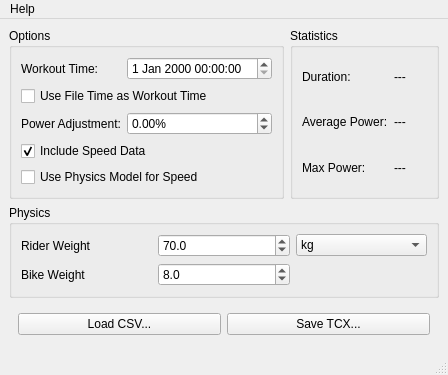
<?xml version="1.0" encoding="UTF-8"?>
<ui version="4.0">
 <class>MainWindow</class>
 <widget class="QMainWindow" name="MainWindow">
  <property name="geometry">
   <rect>
    <x>0</x>
    <y>0</y>
    <width>448</width>
    <height>349</height>
   </rect>
  </property>
  <property name="windowTitle">
   <string>MPowerTCX</string>
  </property>
  <widget class="QWidget" name="centralwidget">
   <layout class="QGridLayout" name="gridLayout_3">
    <item row="0" column="1">
     <widget class="QGroupBox" name="groupBox_2">
      <property name="title">
       <string>Statistics</string>
      </property>
      <layout class="QGridLayout" name="gridLayout_2">
       <item row="0" column="0">
        <widget class="QLabel" name="labelDurationName">
         <property name="text">
          <string>Duration:</string>
         </property>
        </widget>
       </item>
       <item row="0" column="1">
        <widget class="QLabel" name="labelDuration">
         <property name="text">
          <string>---</string>
         </property>
        </widget>
       </item>
       <item row="1" column="0">
        <widget class="QLabel" name="labelAveragePowerName">
         <property name="text">
          <string>Average Power:</string>
         </property>
        </widget>
       </item>
       <item row="1" column="1">
        <widget class="QLabel" name="labelAveragePower">
         <property name="text">
          <string>---</string>
         </property>
        </widget>
       </item>
       <item row="2" column="0">
        <widget class="QLabel" name="labelMaxPowerName">
         <property name="text">
          <string>Max Power:</string>
         </property>
        </widget>
       </item>
       <item row="2" column="1">
        <widget class="QLabel" name="labelMaxPower">
         <property name="text">
          <string>---</string>
         </property>
        </widget>
       </item>
      </layout>
     </widget>
    </item>
    <item row="2" column="0" colspan="2">
     <widget class="QWidget" name="widget" native="true">
      <layout class="QGridLayout" name="gridLayout_4">
       <item row="1" column="0">
        <widget class="QPushButton" name="loadButton">
         <property name="text">
          <string>Load CSV...</string>
         </property>
        </widget>
       </item>
       <item row="1" column="1">
        <widget class="QPushButton" name="saveButton">
         <property name="text">
          <string>Save TCX...</string>
         </property>
        </widget>
       </item>
       <item row="0" column="0">
        <spacer name="verticalSpacer">
         <property name="orientation">
          <enum>Qt::Vertical</enum>
         </property>
         <property name="sizeHint" stdset="0">
          <size>
           <width>20</width>
           <height>40</height>
          </size>
         </property>
        </spacer>
       </item>
      </layout>
     </widget>
    </item>
    <item row="0" column="0">
     <widget class="QGroupBox" name="groupBox">
      <property name="title">
       <string>Options</string>
      </property>
      <layout class="QGridLayout" name="gridLayout">
       <item row="0" column="0">
        <widget class="QLabel" name="labelWorkoutTime">
         <property name="text">
          <string>Workout Time:</string>
         </property>
        </widget>
       </item>
       <item row="0" column="1">
        <widget class="QDateTimeEdit" name="workoutTime"/>
       </item>
       <item row="2" column="0">
        <widget class="QLabel" name="labelPowerAdjustment">
         <property name="text">
          <string>Power Adjustment:</string>
         </property>
        </widget>
       </item>
       <item row="2" column="1">
        <widget class="QDoubleSpinBox" name="powerAdjustment">
         <property name="suffix">
          <string>%</string>
         </property>
         <property name="minimum">
          <double>-100.000000000000000</double>
         </property>
         <property name="maximum">
          <double>100.000000000000000</double>
         </property>
         <property name="singleStep">
          <double>0.100000000000000</double>
         </property>
        </widget>
       </item>
       <item row="3" column="0" colspan="2">
        <widget class="QCheckBox" name="includeSpeedData">
         <property name="text">
          <string>Include Speed Data</string>
         </property>
         <property name="checked">
          <bool>true</bool>
         </property>
        </widget>
       </item>
       <item row="1" column="0" colspan="2">
        <widget class="QCheckBox" name="useFileDate">
         <property name="text">
          <string>Use File Time as Workout Time</string>
         </property>
        </widget>
       </item>
       <item row="4" column="0" colspan="2">
        <widget class="QCheckBox" name="checkBoxPhysics">
         <property name="text">
          <string>Use Physics Model for Speed</string>
         </property>
        </widget>
       </item>
      </layout>
     </widget>
    </item>
    <item row="1" column="0" colspan="2">
     <widget class="QGroupBox" name="groupBoxPhysics">
      <property name="title">
       <string>Physics</string>
      </property>
      <layout class="QGridLayout" name="gridLayout_5">
       <item row="0" column="0">
        <widget class="QLabel" name="label">
         <property name="text">
          <string>Rider Weight</string>
         </property>
        </widget>
       </item>
       <item row="0" column="1">
        <widget class="QDoubleSpinBox" name="doubleSpinBoxRiderWeight">
         <property name="decimals">
          <number>1</number>
         </property>
         <property name="maximum">
          <double>1000.000000000000000</double>
         </property>
         <property name="value">
          <double>70.000000000000000</double>
         </property>
        </widget>
       </item>
       <item row="0" column="2">
        <widget class="QComboBox" name="comboBoxUnits">
         <item>
          <property name="text">
           <string>kg</string>
          </property>
         </item>
         <item>
          <property name="text">
           <string>lbs</string>
          </property>
         </item>
        </widget>
       </item>
       <item row="1" column="0">
        <widget class="QLabel" name="label_2">
         <property name="text">
          <string>Bike Weight</string>
         </property>
        </widget>
       </item>
       <item row="1" column="1">
        <widget class="QDoubleSpinBox" name="doubleSpinBoxBikeWeight">
         <property name="decimals">
          <number>1</number>
         </property>
         <property name="maximum">
          <double>1000.000000000000000</double>
         </property>
         <property name="value">
          <double>8.000000000000000</double>
         </property>
        </widget>
       </item>
      </layout>
     </widget>
    </item>
   </layout>
  </widget>
  <widget class="QMenuBar" name="menubar">
   <property name="geometry">
    <rect>
     <x>0</x>
     <y>0</y>
     <width>448</width>
     <height>19</height>
    </rect>
   </property>
   <widget class="QMenu" name="menuHelp">
    <property name="title">
     <string>Help</string>
    </property>
    <addaction name="actionAbout"/>
   </widget>
   <addaction name="menuHelp"/>
  </widget>
  <widget class="QStatusBar" name="statusbar"/>
  <action name="actionAbout">
   <property name="text">
    <string>About...</string>
   </property>
  </action>
 </widget>
 <resources/>
 <connections/>
</ui>
